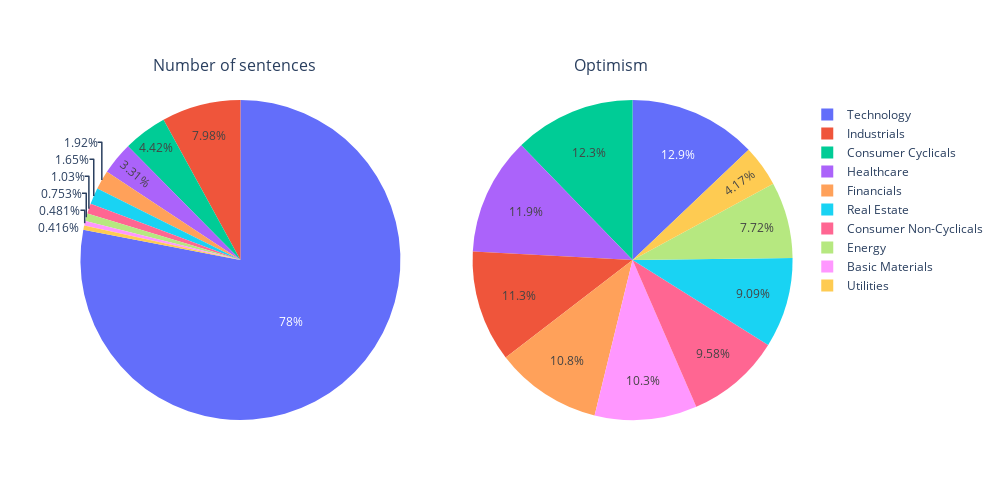

The notebook cell saved with this chart:
### Markdown cell above
First, let's plot the sectoral distributaion of the frequency of AI mentions in the transcripts alongside with the distribution of the specific emotion or sentiment.

### Code cell
plot_sectoral_analysis(events_by_sector, 'emotions.optimism')

### Figure 1 — Plotly figure (JSON) as saved in the notebook; plotly's stock layout.template omitted (floating-point values rounded to 4 significant figures; data arrays with more than 128 entries replaced by an {"elided": "..."} marker saying what was removed)
{"data": [{"domain": {"x": [0, 0.45], "y": [0, 1]}, "labels": {"elided": "275 str values"}, "name": "Number of sentences", "type": "pie", "values": {"elided": "275 int values"}}, {"domain": {"x": [0.55, 1], "y": [0, 1]}, "labels": {"elided": "275 str values"}, "name": "optimism", "type": "pie", "values": {"elided": "275 float values"}}], "layout": {"annotations": [{"font": {"size": 16}, "showarrow": false, "text": "Number of sentences", "x": 0.1, "xref": "paper", "y": 1.15, "yref": "paper"}, {"font": {"size": 16}, "showarrow": false, "text": "Optimism", "x": 0.8, "xref": "paper", "y": 1.15, "yref": "paper"}], "height": 500, "width": 1000}}
